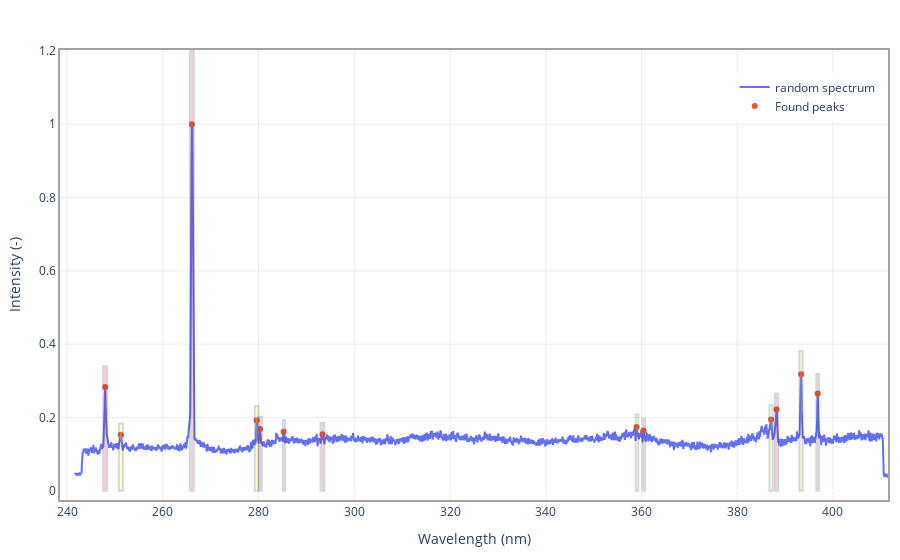

Notebook cell for this chart:
### Markdown cell above
## Lines in random spectrum

### Code cell
map_data.random_spectrum /= np.max(map_data.random_spectrum)

line_finder = LineFinder(
    spectrum=map_data.random_spectrum,
    name='random spectrum',
    wvl=map_data.wvl
)

line_finder.find_lines(
    height=(.005,1),
    threshold=None,
    distance=None,
    prominence=2.5e-2,
    # width=17,
    wlen=19,
    rel_height=1e-1,
)
line_finder.peaks
line_finder.plot_found_lines()
line_finder.load_nist_tables(TABLE_PATH)

### Figure 1 — Plotly figure (JSON) as saved in the notebook; plotly's stock layout.template omitted (floating-point values rounded to 4 significant figures; data arrays with more than 128 entries replaced by an {"elided": "..."} marker saying what was removed)
{"data": [{"name": "random spectrum", "showlegend": true, "type": "scatter", "x": {"elided": "4094 float values"}, "y": {"elided": "4094 float values"}}, {"mode": "markers", "name": "Found peaks", "type": "scatter", "x": [248.0, 251.2, 266.1, 279.6, 280.3, 285.2, 293.4, 359.0, 360.4, 387.1, 388.2, 393.3, 396.8], "y": [0.2829, 0.1528, 1, 0.1925, 0.1684, 0.1609, 0.1543, 0.1738, 0.1643, 0.1945, 0.2213, 0.3176, 0.2656]}], "layout": {"legend": {"x": 0.99, "xanchor": "right", "y": 0.95, "yanchor": "top"}, "margin": {"b": 60, "l": 60, "r": 10, "t": 50}, "plot_bgcolor": "#FFF", "shapes": [{"fillcolor": "rgb(255,0,0)", "opacity": 0.2, "x0": 247.5, "x1": 248.4, "y0": 0, "y1": 0.3395}, {"fillcolor": "rgb(255,255,0)", "opacity": 0.2, "x0": 250.8, "x1": 251.7, "y0": 0, "y1": 0.1833}, {"fillcolor": "rgb(255,0,0)", "opacity": 0.2, "x0": 265.7, "x1": 266.5, "y0": 0, "y1": 1.2}, {"fillcolor": "rgb(255,255,0)", "opacity": 0.2, "x0": 279.2, "x1": 280.0, "y0": 0, "y1": 0.231}, {"fillcolor": "rgb(255,0,0)", "opacity": 0.2, "x0": 280.0, "x1": 280.7, "y0": 0, "y1": 0.2021}, {"fillcolor": "rgb(255,255,0)", "opacity": 0.2, "x0": 285.1, "x1": 285.5, "y0": 0, "y1": 0.1931}, {"fillcolor": "rgb(255,0,0)", "opacity": 0.2, "x0": 293.0, "x1": 293.8, "y0": 0, "y1": 0.1852}, {"fillcolor": "rgb(255,255,0)", "opacity": 0.2, "x0": 358.8, "x1": 359.3, "y0": 0, "y1": 0.2085}, {"fillcolor": "rgb(255,0,0)", "opacity": 0.2, "x0": 360.2, "x1": 360.8, "y0": 0, "y1": 0.1972}, {"fillcolor": "rgb(255,255,0)", "opacity": 0.2, "x0": 386.7, "x1": 387.4, "y0": 0, "y1": 0.2334}, {"fillcolor": "rgb(255,0,0)", "opacity": 0.2, "x0": 387.9, "x1": 388.5, "y0": 0, "y1": 0.2656}, {"fillcolor": "rgb(255,255,0)", "opacity": 0.2, "x0": 393.0, "x1": 393.7, "y0": 0, "y1": 0.3811}, {"fillcolor": "rgb(255,0,0)", "opacity": 0.2, "x0": 396.5, "x1": 397.1, "y0": 0, "y1": 0.3187}], "xaxis": {"gridcolor": "rgba(77,77,77,.1)", "gridwidth": 1, "linecolor": "rgba(25,25,25,.4)", "linewidth": 2, "mirror": true, "showgrid": true, "title": {"text": "Wavelength (nm)"}}, "yaxis": {"gridcolor": "rgba(77,77,77,.1)", "gridwidth": 1, "linecolor": "rgba(25,25,25,.4)", "linewidth": 2, "mirror": true, "showgrid": true, "title": {"text": "Intensity (-)"}}}}
